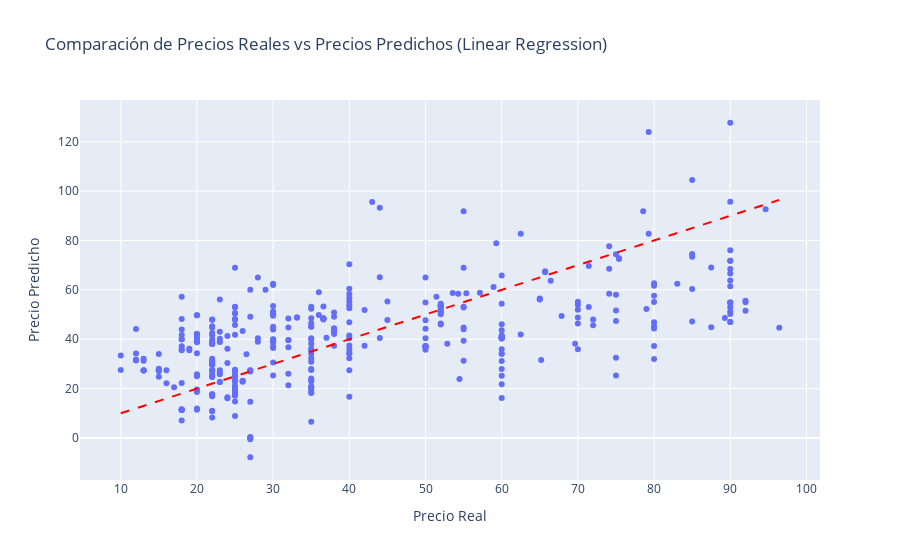

The notebook cell this image was saved under:
### Markdown cell above
¡El error ha bajado a 18€! Por tanto, el modelo no es que no estuviera aprendiendo bien sino que es muy sensible a los valores atípicos que en este conjunto de datos hay unos cuantos (y eso que ya eliminamos otros aún más atípicos). Vamos a mostrar el scatter de este modelo filtrado:

### Code cell
# Obtener las predicciones de cada modelo entrenado en cada pliegue
y_pred = np.zeros_like(y_filtered)
for train_idx, test_idx in ps.split():
    modelo.fit(X_filtered.iloc[train_idx], y_filtered.iloc[train_idx])
    y_pred[test_idx] = modelo.predict(X_filtered.iloc[test_idx])

# Crear un DataFrame con los precios reales y predichos
df = pd.DataFrame({'Precio Real': y_filtered, 'Precio Predicho': y_pred})

# Crear un scatter plot interactivo con Plotly
fig = px.scatter(df, x='Precio Real', y='Precio Predicho', title='Comparación de Precios Reales vs Precios Predichos (Linear Regression)', labels={'Precio Real': 'Precio Real', 'Precio Predicho': 'Precio Predicho'})

# Agregar una línea diagonal que representa la igualdad entre los precios reales y predichos
fig.add_shape(type='line', x0=df['Precio Real'].min(), y0=df['Precio Real'].min(), x1=df['Precio Real'].max(), y1=df['Precio Real'].max(), line=dict(color='red', width=2, dash='dash'))

# Mostrar el scatter plot interactivo
fig.show()

### Figure 1 — Plotly figure (JSON) as saved in the notebook; plotly's stock layout.template omitted (floating-point values rounded to 4 significant figures; data arrays with more than 128 entries replaced by an {"elided": "..."} marker saying what was removed)
{"data": [{"hovertemplate": "Precio Real=%{x}<br>Precio Predicho=%{y}<extra></extra>", "legendgroup": "", "marker": {"color": "#636efa", "symbol": "circle"}, "mode": "markers", "name": "", "orientation": "v", "showlegend": false, "type": "scatter", "x": {"elided": "409 float values"}, "xaxis": "x", "y": {"elided": "409 float values"}, "yaxis": "y"}], "layout": {"legend": {"tracegroupgap": 0}, "shapes": [{"line": {"color": "red", "dash": "dash", "width": 2}, "type": "line", "x0": 10, "x1": 96.43, "y0": 10, "y1": 96.43}], "title": {"text": "Comparación de Precios Reales vs Precios Predichos (Linear Regression)"}, "xaxis": {"anchor": "y", "domain": [0, 1], "title": {"text": "Precio Real"}}, "yaxis": {"anchor": "x", "domain": [0, 1], "title": {"text": "Precio Predicho"}}}}
